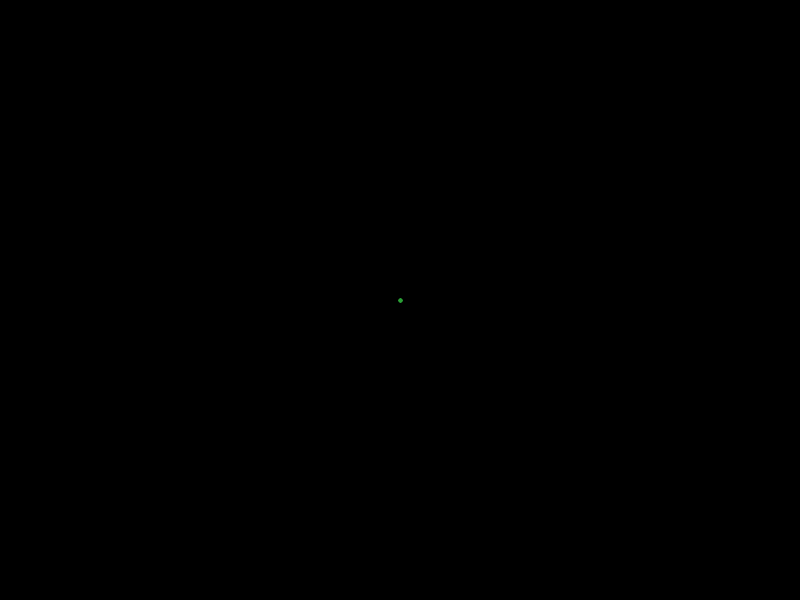
Frame 1 (no input)
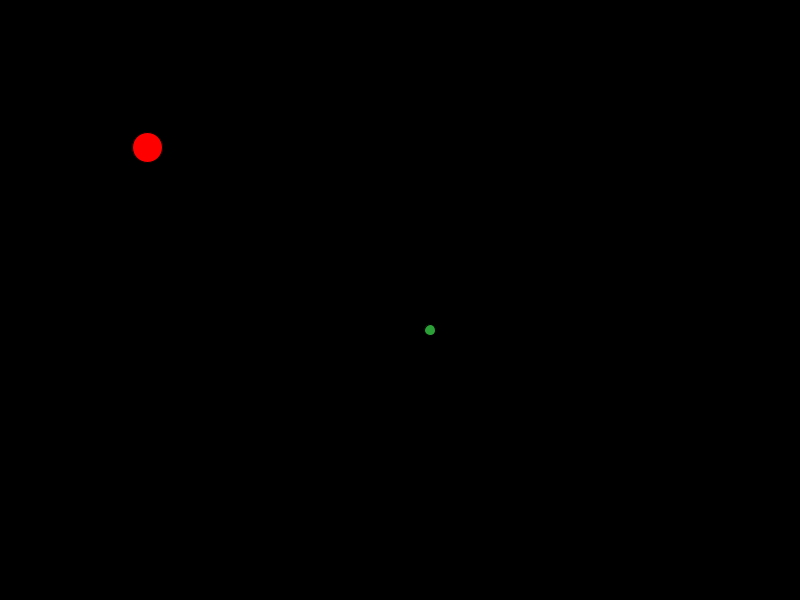
Frame 60 (the mouse pressed at the canvas centre just before this capture)
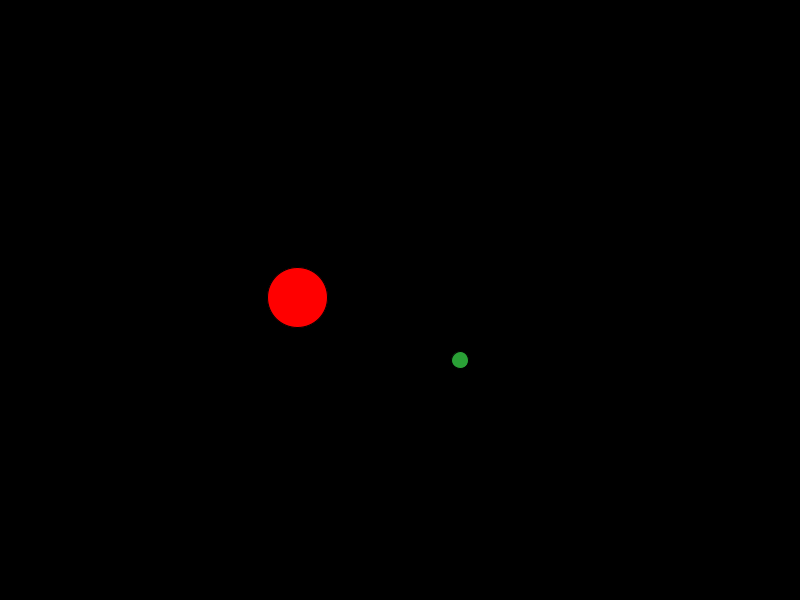
Frame 120 (the mouse held since frame 60 and released just before this capture)

The Processing sketch that drew these frames (run headless with seeded random() and noise(); from frame 60 on, the mouse is pressed at the canvas centre):

// Processing sketch: stop_and_go_ball_objects
// ── stop_and_go_ball_objects.pde
Ball ball1, ball2;

void setup() {
  size(800, 600);
  ball1 = new Ball(0, 0, 1, .5, #FF0000);
  ball2 = new Ball(width/2, height/2, 5, .1, #2AA036);
}

void draw() {
  background(0);
  ball1.display();
  ball1.update(5);
  ball1.reachedBottom();
  ball2.reachedBottom();
  
  // If ball1 is going down
  // Move ball2
  // Otherwise don't
  if(ball1.speedDir > 0){
    ball2.update(5);    
  }

  ball2.display();
}


class Ball {
  float xLoc, yLoc, sz, speed, speedDir;
  color ballColor;


  // THIS IS THE CONSTRUCTOR
  Ball(float tempXLoc, float tempYLoc, float tempSz, float tempSpeed, color tempBallColor) {
    xLoc = tempXLoc;
    yLoc = tempYLoc;
    sz = tempSz;
    speed = tempSpeed;
    ballColor = tempBallColor;
    speedDir = 1;
  }
  
  // Draw the ball
  void display() {
    fill(ballColor);
    ellipse(xLoc, yLoc, sz, sz);
  }

  // Update the location of the ball
  // As in, MOVE the ball
  void update(float speedFactor) {
    xLoc += speed*speedFactor*speedDir;   
    yLoc += speed*speedFactor*speedDir; 
    sz += speed;
  }

  // A Function that returns DATA!!!
  // The ball checks to see if it's reached the bottom
  // When it does, it changes direction
  boolean reachedBottom() {
    if (yLoc >= height || yLoc <= 0) {
      speedDir = speedDir * -1;
      return true;
    }
    else {
      return false;
    }
  } 
}
